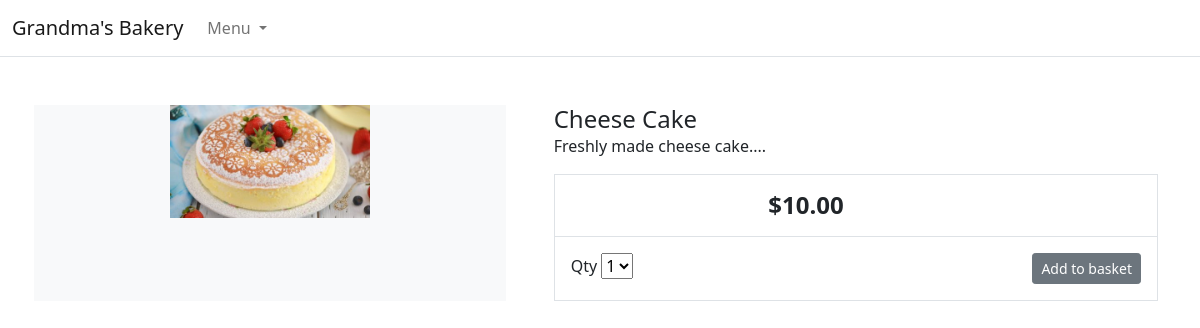
The app's page /item/cheese-cake/ with its own data.
### store/models.py (models this page shows, shortened)
class Product(models.Model):
    category = models.ForeignKey(Category,related_name='product',on_delete=models.CASCADE)
    created_by = models.ForeignKey(User, on_delete=models.CASCADE, related_name='product_creator')
    name = models.CharField(max_length=255)
    description = models.TextField(blank=True)
    image = models.ImageField(upload_to='images/')
    slug = models.SlugField(max_length=255)
    price = models.DecimalField(max_digits=4, decimal_places=2)
    in_stock = models.BooleanField(default=True)
    is_active = models.BooleanField(default=True)
    created = models.DateTimeField(auto_now_add=True)
    updated = models.DateTimeField(auto_now=True)
    objects = models.Manager()
    products = ProductManager()
    class Meta:
        verbose_name_plural = 'Products'
        ordering = ('-created',)

### store/views.py (the view)
# urls.py: path('item/<slug:slug>/', views.product_detail, name='product_detail'),
def product_detail(request, slug):
    product = get_object_or_404(Product, slug=slug, in_stock=True)
    return render(request,'store/products/detail.html',{'product':product})

### store/context_processors.py (called while the page is built)
def categories(request):
    return {
        'categories': Category.objects.all()
    }

### store/models.py (called while the page is built)
    def get_absolute_url(self):
        return reverse("store:category_list", args=[self.slug])

### templates/store/products/detail.html (shortened to what this page needs)
{% extends "store/base.html" %}
{% load static %}
{% block content %}
<div class="container">
    <main class="pt-5">
        <div class="row g-3">
            <div class="col-md-5 col-lg-5 order-md-first bg-light">
                <img class="img-fluid mx-auto d-block" width="200px" alt="Responsive image" src="{{ product.image.url }}">
            </div>
            <div class="col-md-7 col-lg-7 ps-md-3 ps-lg-5">
                <h1 class="mb-0 h4">{{ product.name }}</h1>
                <p>{{ product.description|slice:":355" }}...</p>
                <div class="border">
                    <div class="col border-bottom">
                        <div class="row p-3">
                            <div class="col-6 text-end"><span class="h4 fw-bold">${{ product.price }}</span></div>
                        </div>
                    </div>
                    <div class="col">
                        <div class="row p-3">
                            <div class="col-6">
                                <label for="select">Qty</label>
                                <select id="select">
                                    <option value="">1</option>
                                </select>
                            </div>
                            <div class="col-6 text-end"><button type="button" class="btn btn-secondary btn-sm">Add to
                                    basket</button></div>
                        </div>
                    </div>
                </div>
            </div>
        </div>
    </main>
</div>
{% endblock %}

### records on screen
Product: image (picture), name "Cheese Cake", description "Freshly made cheese cake.", price "10.00"
